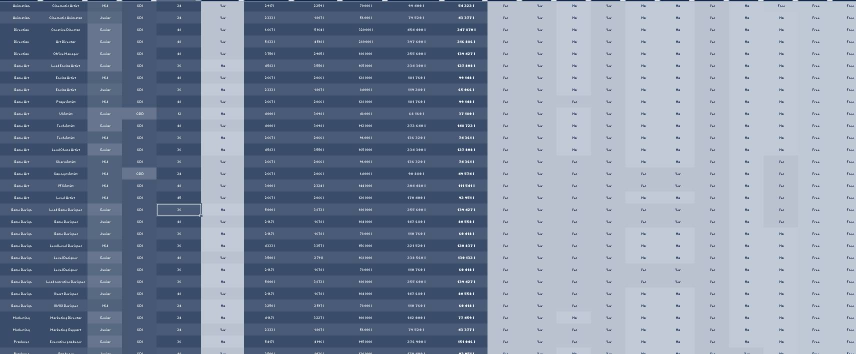
#> input picture images/accueil-fond.jpg, 1712 x 708 px, found by its file name (shown at 1/2 size); its folder holds only this picture in this run
$ python images-mobiles.py
#> lines starting #> are read from the running program, lines starting #| are printed output that depends on the picture
"""Crée une version légère (-m, 900 px de large) des grandes images fixes et met à jour js/images-m.js.
À relancer après l'ajout d'une image : python3 outils/images-mobiles.py"""
import os, json
from PIL import Image
D, W = "images", 900
taille = {}
IGNORE = {"accueil-fond-jira.jpg", "apercu-partage.jpg"}   # fond CSS et image de partage : jamais dans une balise <img>
for f in sorted(os.listdir(D)):
    base, ext = os.path.splitext(f)
    if f in IGNORE or base.endswith("-m") or ext.lower() not in (".jpg", ".jpeg", ".png", ".webp"): continue
    src = os.path.join(D, f); im = Image.open(src)
#> further down, im is the input picture: PIL image 1712x708 RGB; mean R, G, B 127.3, 140.2, 161.6
    if getattr(im, "n_frames", 1) > 1 or im.width <= 1100: continue   # les animations et petites images restent telles quelles
    dst = os.path.join(D, base + "-m" + ext)
    petit = im.resize((W, round(im.height * W / im.width)), Image.LANCZOS)
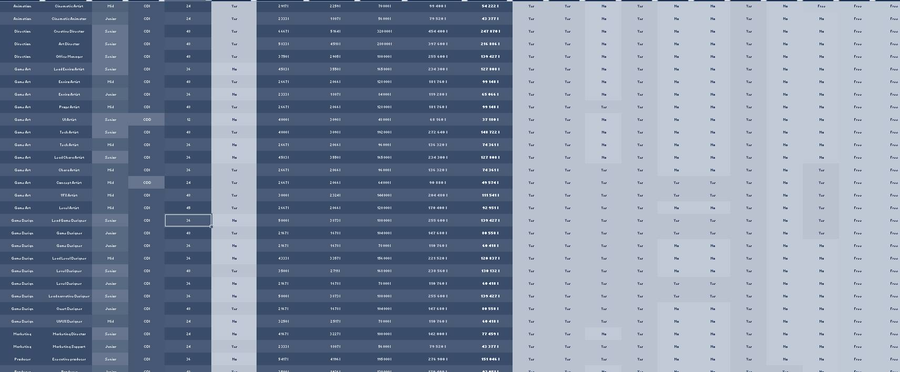
#> petit: PIL image 900x372 RGB; mean R, G, B 127.3, 140.2, 161.5
    if ext.lower() == ".png": petit.save(dst, optimize=True)
    else: petit.convert("RGB").save(dst, quality=82, optimize=True, progressive=True) if ext.lower() != ".webp" else petit.save(dst, quality=80)
    if os.path.getsize(dst) < 0.75 * os.path.getsize(src): taille[src] = im.width
    else: os.remove(dst)   # pas assez de gain : on garde l'original seul
open("js/images-m.js", "w").write("/* Généré par outils/images-mobiles.py : largeur des images qui ont une version -m */\nconst IMG_M = " + json.dumps(taille, indent=0) + ";\n")
print(len(taille), "images allégées")
#| 1 images allégées
